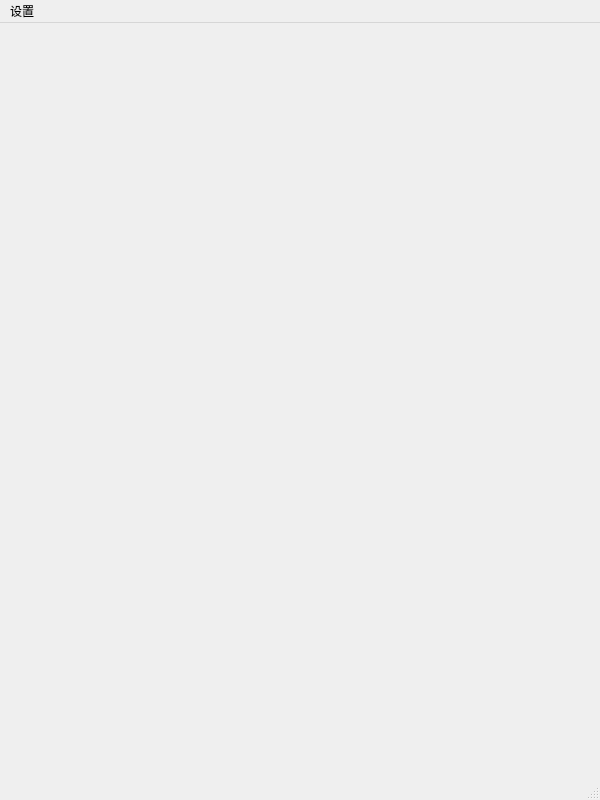
<?xml version="1.0" encoding="UTF-8"?>
<ui version="4.0">
 <class>NeteaseCloudFastPlayGUI</class>
 <widget class="QMainWindow" name="NeteaseCloudFastPlayGUI">
  <property name="geometry">
   <rect>
    <x>0</x>
    <y>0</y>
    <width>600</width>
    <height>800</height>
   </rect>
  </property>
  <property name="sizePolicy">
   <sizepolicy hsizetype="Preferred" vsizetype="Preferred">
    <horstretch>0</horstretch>
    <verstretch>0</verstretch>
   </sizepolicy>
  </property>
  <property name="maximumSize">
   <size>
    <width>16777215</width>
    <height>16777215</height>
   </size>
  </property>
  <property name="windowTitle">
   <string>Netease-Cloud Fast Play</string>
  </property>
  <widget class="QWidget" name="centralwidget"/>
  <widget class="QMenuBar" name="menubar">
   <property name="geometry">
    <rect>
     <x>0</x>
     <y>0</y>
     <width>600</width>
     <height>30</height>
    </rect>
   </property>
   <widget class="QMenu" name="menu">
    <property name="title">
     <string>设置</string>
    </property>
    <addaction name="action_API"/>
    <addaction name="action_About"/>
   </widget>
   <addaction name="menu"/>
  </widget>
  <widget class="QStatusBar" name="statusbar"/>
  <action name="action_API">
   <property name="text">
    <string>更换API源</string>
   </property>
  </action>
  <action name="action_About">
   <property name="text">
    <string>关于程序</string>
   </property>
  </action>
 </widget>
 <resources/>
 <connections/>
</ui>
